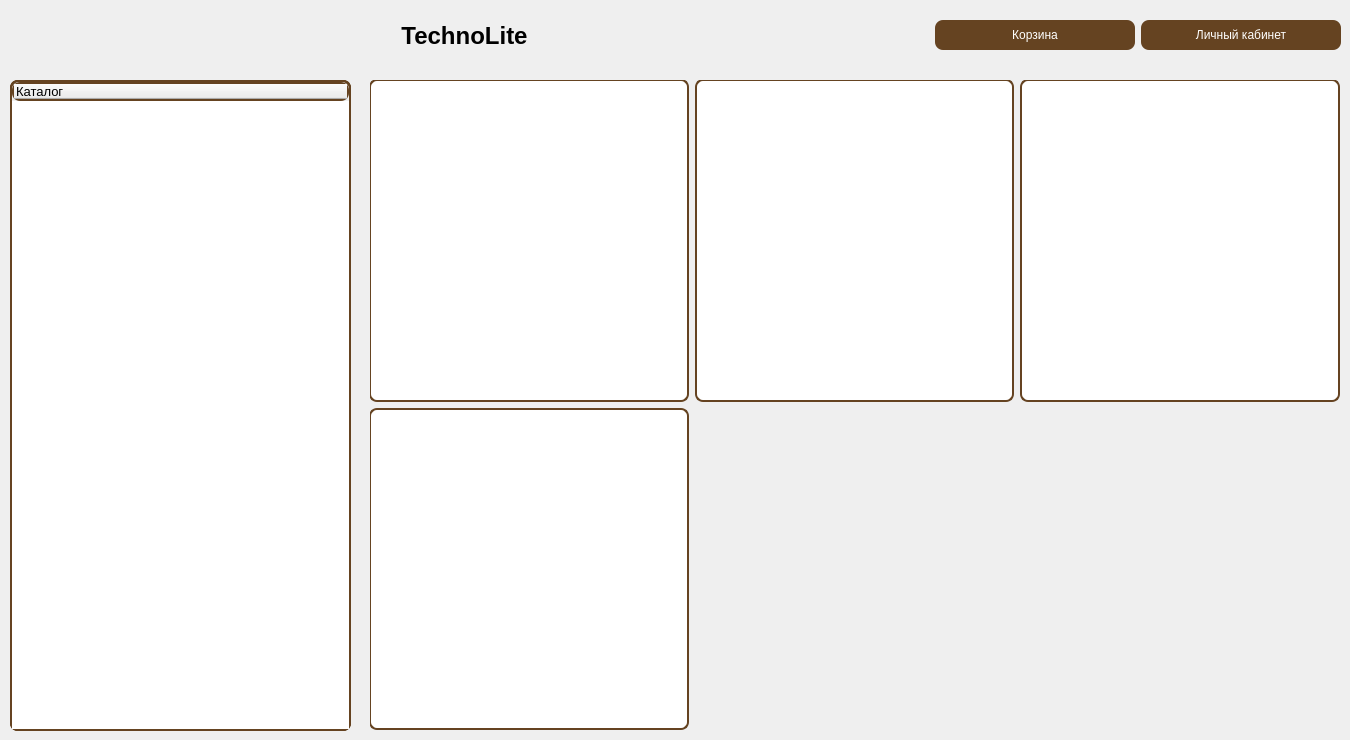
    <widget class="QWidget" name="page_MainShop">
     <widget class="QWidget" name="horizontalLayoutWidget">
      <property name="geometry">
       <rect>
        <x>0</x>
        <y>0</y>
        <width>1341</width>
        <height>71</height>
       </rect>
      </property>
      <layout class="QHBoxLayout" name="horizontalLayout">
       <item>
        <widget class="QLabel" name="label_technolite">
         <property name="font">
          <font>
           <pointsize>18</pointsize>
           <weight>75</weight>
           <bold>true</bold>
          </font>
         </property>
         <property name="text">
          <string>TechnoLite</string>
         </property>
         <property name="alignment">
          <set>Qt::AlignCenter</set>
         </property>
        </widget>
       </item>
       <item>
        <widget class="QPushButton" name="btn_cart">
         <property name="sizePolicy">
          <sizepolicy hsizetype="Fixed" vsizetype="Fixed">
           <horstretch>0</horstretch>
           <verstretch>0</verstretch>
          </sizepolicy>
         </property>
         <property name="minimumSize">
          <size>
           <width>200</width>
           <height>30</height>
          </size>
         </property>
         <property name="maximumSize">
          <size>
           <width>200</width>
           <height>16777215</height>
          </size>
         </property>
         <property name="styleSheet">
          <string notr="true">QPushButton:enabled {
    background-color: #654321;
    color: white;
    border-radius: 8px;
}

QPushButton:disabled {
    background-color: rgba(160, 82, 45, 0.5);
    color: rgba(255, 255, 255, 0.5);
    border-radius: 8px;
}
</string>
         </property>
         <property name="text">
          <string>Корзина</string>
         </property>
        </widget>
       </item>
       <item>
        <widget class="QPushButton" name="btn_pers_acc">
         <property name="minimumSize">
          <size>
           <width>150</width>
           <height>30</height>
          </size>
         </property>
         <property name="maximumSize">
          <size>
           <width>200</width>
           <height>16777215</height>
          </size>
         </property>
         <property name="styleSheet">
          <string notr="true">QPushButton:enabled {
    background-color: #654321;
    color: white;
    border-radius: 8px;
}

QPushButton:disabled {
    background-color: rgba(160, 82, 45, 0.5);
    color: rgba(255, 255, 255, 0.5);
    border-radius: 8px;
}
</string>
         </property>
         <property name="text">
          <string>Личный кабинет</string>
         </property>
        </widget>
       </item>
      </layout>
     </widget>
     <widget class="QWidget" name="widget" native="true">
      <property name="geometry">
       <rect>
        <x>10</x>
        <y>80</y>
        <width>341</width>
        <height>651</height>
       </rect>
      </property>
      <property name="styleSheet">
       <string notr="true">QWidget {
    border: 2px solid #654321;
    border-radius: 8px;
}</string>
      </property>
      <widget class="QWidget" name="verticalLayoutWidget">
       <property name="geometry">
        <rect>
         <x>0</x>
         <y>0</y>
         <width>341</width>
         <height>651</height>
        </rect>
       </property>
       <layout class="QVBoxLayout" name="verticalLayout_catalog">
        <item>
         <widget class="QTreeWidget" name="treeWidget_category">
          <property name="styleSheet">
           <string notr="true">
QTreeWidget::item:hover {
    background-color: #e0d5c3;
    color: #333333;
}

QTreeWidget::item:selected {
    background-color: #d2b48c;
    color: black;
}

QTreeWidget::item:selected:active {
    border: none;
}

QTreeWidget::indicator {
    width: 15px;
    height: 15px;
    border: 1px solid #654321;
}</string>
          </property>
          <property name="headerHidden">
           <bool>false</bool>
          </property>
          <column>
           <property name="text">
            <string notr="true">Каталог</string>
           </property>
           <property name="font">
            <font>
             <pointsize>10</pointsize>
             <weight>50</weight>
             <bold>false</bold>
            </font>
           </property>
          </column>
         </widget>
        </item>
       </layout>
      </widget>
     </widget>
     <widget class="QWidget" name="widget_2" native="true">
      <property name="geometry">
       <rect>
        <x>370</x>
        <y>80</y>
        <width>971</width>
        <height>651</height>
       </rect>
      </property>
      <widget class="QWidget" name="gridLayoutWidget">
       <property name="geometry">
        <rect>
         <x>-1</x>
         <y>-1</y>
         <width>971</width>
         <height>651</height>
        </rect>
       </property>
       <layout class="QGridLayout" name="gridLayout">
        <item row="0" column="0">
         <widget class="QToolButton" name="btn_pr1">
          <property name="enabled">
           <bool>true</bool>
          </property>
          <property name="sizePolicy">
           <sizepolicy hsizetype="Minimum" vsizetype="Expanding">
            <horstretch>0</horstretch>
            <verstretch>0</verstretch>
           </sizepolicy>
          </property>
          <property name="styleSheet">
           <string notr="true">QToolButton {
   background-color: white;
   border: 2px solid #654321;
   border-radius: 8px;
   color: black;
   padding: 10px;
   text-align: center;
}

QToolButton:hover {
    background-color: #f5f5f5;
}

QToolButton:pressed {
    background-color: #e6e6e6;
}</string>
          </property>
          <property name="text">
           <string/>
          </property>
          <property name="iconSize">
           <size>
            <width>30</width>
            <height>30</height>
           </size>
          </property>
          <property name="checkable">
           <bool>false</bool>
          </property>
          <property name="autoRepeatInterval">
           <number>100</number>
          </property>
          <property name="toolButtonStyle">
           <enum>Qt::ToolButtonTextUnderIcon</enum>
          </property>
         </widget>
        </item>
        <item row="0" column="3">
         <widget class="QToolButton" name="btn_pr2">
          <property name="sizePolicy">
           <sizepolicy hsizetype="Minimum" vsizetype="Preferred">
            <horstretch>0</horstretch>
            <verstretch>0</verstretch>
           </sizepolicy>
          </property>
          <property name="styleSheet">
           <string notr="true">QToolButton {
   background-color: white;
   border: 2px solid #654321;
   border-radius: 8px;
   color: black;
   padding: 10px;
   text-align: center;
}

QToolButton:hover {
    background-color: #f5f5f5;
}

QToolButton:pressed {
    background-color: #e6e6e6;
}</string>
          </property>
          <property name="text">
           <string/>
          </property>
          <property name="iconSize">
           <size>
            <width>30</width>
            <height>30</height>
           </size>
          </property>
          <property name="toolButtonStyle">
           <enum>Qt::ToolButtonTextUnderIcon</enum>
          </property>
         </widget>
        </item>
        <item row="0" column="2">
         <widget class="QToolButton" name="btn_pr3">
          <property name="sizePolicy">
           <sizepolicy hsizetype="Minimum" vsizetype="Expanding">
            <horstretch>0</horstretch>
            <verstretch>0</verstretch>
           </sizepolicy>
          </property>
          <property name="styleSheet">
           <string notr="true">QToolButton {
   background-color: white;
   border: 2px solid #654321;
   border-radius: 8px;
   color: black;
   padding: 10px;
   text-align: center;
}

QToolButton:hover {
    background-color: #f5f5f5;
}

QToolButton:pressed {
    background-color: #e6e6e6;
}</string>
          </property>
          <property name="text">
           <string/>
          </property>
          <property name="iconSize">
           <size>
            <width>30</width>
            <height>30</height>
           </size>
          </property>
          <property name="toolButtonStyle">
           <enum>Qt::ToolButtonTextUnderIcon</enum>
          </property>
         </widget>
        </item>
        <item row="6" column="0">
         <widget class="QToolButton" name="btn_pr4">
          <property name="sizePolicy">
           <sizepolicy hsizetype="Minimum" vsizetype="Expanding">
            <horstretch>0</horstretch>
            <verstretch>0</verstretch>
           </sizepolicy>
          </property>
          <property name="styleSheet">
           <string notr="true">QToolButton {
   background-color: white;
   border: 2px solid #654321;
   border-radius: 8px;
   color: black;
   padding: 10px;
   text-align: center;
}

QToolButton:hover {
    background-color: #f5f5f5;
}

QToolButton:pressed {
    background-color: #e6e6e6;
}</string>
          </property>
          <property name="text">
           <string/>
          </property>
          <property name="iconSize">
           <size>
            <width>30</width>
            <height>30</height>
           </size>
          </property>
          <property name="toolButtonStyle">
           <enum>Qt::ToolButtonTextUnderIcon</enum>
          </property>
         </widget>
        </item>
       </layout>
      </widget>
     </widget>
    </widget>
